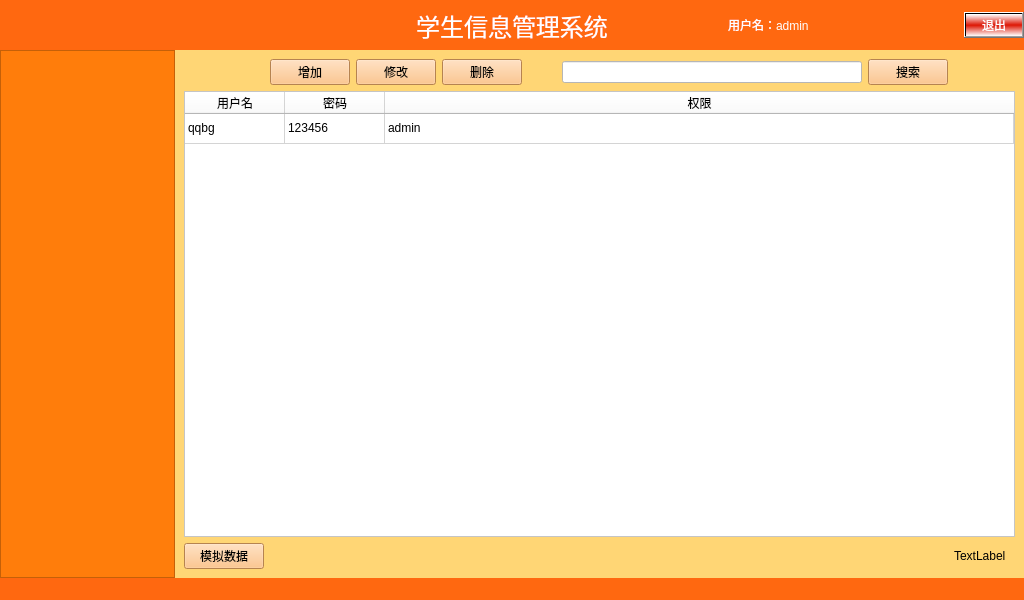
<?xml version="1.0" encoding="UTF-8"?>
<ui version="4.0">
 <class>MainWindow</class>
 <widget class="QMainWindow" name="MainWindow">
  <property name="geometry">
   <rect>
    <x>0</x>
    <y>0</y>
    <width>1024</width>
    <height>600</height>
   </rect>
  </property>
  <property name="windowTitle">
   <string>学生管理系统</string>
  </property>
  <property name="toolTip">
   <string>学生管理系统</string>
  </property>
  <property name="styleSheet">
   <string notr="true">background-color: rgb(255, 104, 16);</string>
  </property>
  <widget class="QWidget" name="centralwidget">
   <property name="styleSheet">
    <string notr="true">background-color: rgb(1, 145, 255);</string>
   </property>
   <layout class="QGridLayout" name="gridLayout_3">
    <property name="leftMargin">
     <number>0</number>
    </property>
    <property name="topMargin">
     <number>0</number>
    </property>
    <property name="rightMargin">
     <number>0</number>
    </property>
    <property name="bottomMargin">
     <number>0</number>
    </property>
    <property name="spacing">
     <number>0</number>
    </property>
    <item row="1" column="0">
     <widget class="QTreeWidget" name="treeWidget">
      <property name="sizePolicy">
       <sizepolicy hsizetype="Expanding" vsizetype="Expanding">
        <horstretch>2</horstretch>
        <verstretch>0</verstretch>
       </sizepolicy>
      </property>
      <property name="minimumSize">
       <size>
        <width>175</width>
        <height>0</height>
       </size>
      </property>
      <property name="maximumSize">
       <size>
        <width>175</width>
        <height>16777215</height>
       </size>
      </property>
      <property name="font">
       <font>
        <family>宋体</family>
        <pointsize>12</pointsize>
       </font>
      </property>
      <property name="styleSheet">
       <string notr="true">color: rgb(255, 255, 255);
background-color: rgb(255, 125, 11);
</string>
      </property>
      <property name="headerHidden">
       <bool>true</bool>
      </property>
      <column>
       <property name="text">
        <string notr="true">1</string>
       </property>
      </column>
     </widget>
    </item>
    <item row="0" column="0" colspan="2">
     <widget class="QWidget" name="bg_title" native="true">
      <property name="minimumSize">
       <size>
        <width>0</width>
        <height>50</height>
       </size>
      </property>
      <property name="maximumSize">
       <size>
        <width>16777215</width>
        <height>50</height>
       </size>
      </property>
      <property name="styleSheet">
       <string notr="true">background-color: rgb(255, 104, 16);
</string>
      </property>
      <layout class="QGridLayout" name="gridLayout_2" columnstretch="1,1,1">
       <property name="leftMargin">
        <number>0</number>
       </property>
       <property name="topMargin">
        <number>0</number>
       </property>
       <property name="rightMargin">
        <number>0</number>
       </property>
       <property name="bottomMargin">
        <number>0</number>
       </property>
       <property name="spacing">
        <number>0</number>
       </property>
       <item row="0" column="0">
        <spacer name="horizontalSpacer">
         <property name="orientation">
          <enum>Qt::Horizontal</enum>
         </property>
         <property name="sizeHint" stdset="0">
          <size>
           <width>253</width>
           <height>20</height>
          </size>
         </property>
        </spacer>
       </item>
       <item row="0" column="1">
        <widget class="QLabel" name="label">
         <property name="font">
          <font>
           <pointsize>18</pointsize>
          </font>
         </property>
         <property name="styleSheet">
          <string notr="true">color: rgb(255, 255, 255);</string>
         </property>
         <property name="text">
          <string>学生信息管理系统</string>
         </property>
         <property name="alignment">
          <set>Qt::AlignCenter</set>
         </property>
        </widget>
       </item>
       <item row="0" column="2">
        <widget class="QWidget" name="widget_2" native="true">
         <property name="maximumSize">
          <size>
           <width>16777215</width>
           <height>16777215</height>
          </size>
         </property>
         <layout class="QGridLayout" name="gridLayout">
          <property name="leftMargin">
           <number>0</number>
          </property>
          <property name="topMargin">
           <number>0</number>
          </property>
          <property name="rightMargin">
           <number>0</number>
          </property>
          <property name="bottomMargin">
           <number>0</number>
          </property>
          <property name="spacing">
           <number>0</number>
          </property>
          <item row="0" column="0">
           <widget class="QLabel" name="label_2">
            <property name="minimumSize">
             <size>
              <width>40</width>
              <height>40</height>
             </size>
            </property>
            <property name="maximumSize">
             <size>
              <width>45</width>
              <height>45</height>
             </size>
            </property>
            <property name="styleSheet">
             <string notr="true"/>
            </property>
            <property name="text">
             <string/>
            </property>
           </widget>
          </item>
          <item row="0" column="1">
           <widget class="QLabel" name="lb_username">
            <property name="styleSheet">
             <string notr="true">color: rgb(255, 255, 255);</string>
            </property>
            <property name="text">
             <string>用户名：admin</string>
            </property>
           </widget>
          </item>
          <item row="0" column="2">
           <widget class="QPushButton" name="btn_exit">
            <property name="maximumSize">
             <size>
              <width>60</width>
              <height>16777215</height>
             </size>
            </property>
            <property name="styleSheet">
             <string notr="true">background-color: qlineargradient(spread:reflect, x1:0.500318, y1:0.505909, x2:0.506, y2:1, stop:0 rgba(221, 23, 5, 255), stop:1 rgba(255, 255, 255, 255));
color: rgb(255, 255, 255);</string>
            </property>
            <property name="text">
             <string>退出</string>
            </property>
           </widget>
          </item>
         </layout>
        </widget>
       </item>
      </layout>
     </widget>
    </item>
    <item row="1" column="1">
     <widget class="QStackedWidget" name="stackedWidget">
      <property name="styleSheet">
       <string notr="true">
background-color: rgb(255, 214, 117);</string>
      </property>
      <property name="currentIndex">
       <number>1</number>
      </property>
      <widget class="QWidget" name="page">
       <layout class="QGridLayout" name="gridLayout_4">
        <item row="1" column="0" colspan="14">
         <widget class="QTableWidget" name="tableWidget">
          <property name="styleSheet">
           <string notr="true">background-color: rgb(255, 255, 255);</string>
          </property>
          <attribute name="horizontalHeaderShowSortIndicator" stdset="0">
           <bool>false</bool>
          </attribute>
          <attribute name="horizontalHeaderStretchLastSection">
           <bool>true</bool>
          </attribute>
          <attribute name="verticalHeaderVisible">
           <bool>false</bool>
          </attribute>
          <row/>
          <column>
           <property name="text">
            <string>id</string>
           </property>
          </column>
          <column>
           <property name="text">
            <string>姓名</string>
           </property>
          </column>
          <column>
           <property name="text">
            <string>年龄</string>
           </property>
          </column>
          <column>
           <property name="text">
            <string>年级</string>
           </property>
          </column>
          <column>
           <property name="text">
            <string>班级</string>
           </property>
          </column>
          <column>
           <property name="text">
            <string>学号</string>
           </property>
          </column>
          <column>
           <property name="text">
            <string>手机号</string>
           </property>
          </column>
          <column>
           <property name="text">
            <string>微信</string>
           </property>
          </column>
          <item row="0" column="0">
           <property name="text">
            <string>1</string>
           </property>
          </item>
          <item row="0" column="1">
           <property name="text">
            <string>千奇百怪</string>
           </property>
          </item>
          <item row="0" column="2">
           <property name="text">
            <string>18</string>
           </property>
          </item>
          <item row="0" column="3">
           <property name="text">
            <string>6</string>
           </property>
          </item>
          <item row="0" column="4">
           <property name="text">
            <string>5</string>
           </property>
          </item>
          <item row="0" column="5">
           <property name="text">
            <string>123456</string>
           </property>
          </item>
          <item row="0" column="6">
           <property name="text">
            <string>12345678900</string>
           </property>
          </item>
          <item row="0" column="7">
           <property name="text">
            <string>wechat</string>
           </property>
          </item>
         </widget>
        </item>
        <item row="2" column="0">
         <widget class="QPushButton" name="btn_simulation">
          <property name="styleSheet">
           <string notr="true">background-color: rgb(255, 184, 112);</string>
          </property>
          <property name="text">
           <string>模拟数据</string>
          </property>
         </widget>
        </item>
        <item row="2" column="1">
         <widget class="QPushButton" name="btn_clear">
          <property name="styleSheet">
           <string notr="true">background-color: rgb(255, 184, 112);</string>
          </property>
          <property name="text">
           <string>清空</string>
          </property>
         </widget>
        </item>
        <item row="2" column="12">
         <widget class="QLabel" name="lb_cnt">
          <property name="text">
           <string>TextLabel</string>
          </property>
         </widget>
        </item>
        <item row="0" column="10">
         <widget class="QLineEdit" name="le_search">
          <property name="minimumSize">
           <size>
            <width>250</width>
            <height>0</height>
           </size>
          </property>
          <property name="maximumSize">
           <size>
            <width>300</width>
            <height>16777215</height>
           </size>
          </property>
          <property name="styleSheet">
           <string notr="true">background-color: rgb(255, 255, 255);</string>
          </property>
         </widget>
        </item>
        <item row="0" column="11">
         <widget class="QPushButton" name="btn_search">
          <property name="styleSheet">
           <string notr="true">background-color: rgb(255, 184, 112);</string>
          </property>
          <property name="text">
           <string>搜索</string>
          </property>
         </widget>
        </item>
        <item row="0" column="3">
         <widget class="QPushButton" name="btn_del">
          <property name="styleSheet">
           <string notr="true">background-color: rgb(255, 184, 112);</string>
          </property>
          <property name="text">
           <string>删除</string>
          </property>
         </widget>
        </item>
        <item row="0" column="2">
         <widget class="QPushButton" name="btn_update">
          <property name="styleSheet">
           <string notr="true">background-color: rgb(255, 184, 112);</string>
          </property>
          <property name="text">
           <string>修改</string>
          </property>
         </widget>
        </item>
        <item row="0" column="1">
         <widget class="QPushButton" name="btn_add">
          <property name="styleSheet">
           <string notr="true">background-color: rgb(255, 184, 112);</string>
          </property>
          <property name="text">
           <string>增加</string>
          </property>
         </widget>
        </item>
       </layout>
      </widget>
      <widget class="QWidget" name="page_2">
       <layout class="QGridLayout" name="gridLayout_5">
        <item row="2" column="0">
         <widget class="QPushButton" name="btn_simulation2">
          <property name="styleSheet">
           <string notr="true">background-color: rgb(255, 184, 112);</string>
          </property>
          <property name="text">
           <string>模拟数据</string>
          </property>
         </widget>
        </item>
        <item row="1" column="0" colspan="12">
         <widget class="QTableWidget" name="tableWidget_2">
          <property name="styleSheet">
           <string notr="true">background-color: rgb(255, 255, 255);</string>
          </property>
          <attribute name="horizontalHeaderStretchLastSection">
           <bool>true</bool>
          </attribute>
          <attribute name="verticalHeaderVisible">
           <bool>false</bool>
          </attribute>
          <row>
           <property name="text">
            <string>新建行</string>
           </property>
          </row>
          <column>
           <property name="text">
            <string>用户名</string>
           </property>
          </column>
          <column>
           <property name="text">
            <string>密码</string>
           </property>
          </column>
          <column>
           <property name="text">
            <string>权限</string>
           </property>
          </column>
          <item row="0" column="0">
           <property name="text">
            <string>qqbg</string>
           </property>
          </item>
          <item row="0" column="1">
           <property name="text">
            <string>123456</string>
           </property>
          </item>
          <item row="0" column="2">
           <property name="text">
            <string>admin</string>
           </property>
          </item>
         </widget>
        </item>
        <item row="0" column="8">
         <widget class="QLineEdit" name="le_search2">
          <property name="minimumSize">
           <size>
            <width>250</width>
            <height>0</height>
           </size>
          </property>
          <property name="maximumSize">
           <size>
            <width>300</width>
            <height>16777215</height>
           </size>
          </property>
          <property name="styleSheet">
           <string notr="true">background-color: rgb(255, 255, 255);</string>
          </property>
         </widget>
        </item>
        <item row="0" column="9">
         <widget class="QPushButton" name="btn_search2">
          <property name="styleSheet">
           <string notr="true">background-color: rgb(255, 184, 112);</string>
          </property>
          <property name="text">
           <string>搜索</string>
          </property>
         </widget>
        </item>
        <item row="2" column="10">
         <widget class="QLabel" name="lb_cnt2">
          <property name="text">
           <string>TextLabel</string>
          </property>
         </widget>
        </item>
        <item row="0" column="3">
         <widget class="QPushButton" name="btn_del2">
          <property name="styleSheet">
           <string notr="true">background-color: rgb(255, 184, 112);</string>
          </property>
          <property name="text">
           <string>删除</string>
          </property>
         </widget>
        </item>
        <item row="0" column="2">
         <widget class="QPushButton" name="btn_update2">
          <property name="styleSheet">
           <string notr="true">background-color: rgb(255, 184, 112);</string>
          </property>
          <property name="text">
           <string>修改</string>
          </property>
         </widget>
        </item>
        <item row="0" column="1">
         <widget class="QPushButton" name="btn_add2">
          <property name="styleSheet">
           <string notr="true">background-color: rgb(255, 184, 112);</string>
          </property>
          <property name="text">
           <string>增加</string>
          </property>
         </widget>
        </item>
       </layout>
      </widget>
     </widget>
    </item>
   </layout>
  </widget>
  <widget class="QMenuBar" name="menubar">
   <property name="geometry">
    <rect>
     <x>0</x>
     <y>0</y>
     <width>1024</width>
     <height>17</height>
    </rect>
   </property>
  </widget>
  <widget class="QStatusBar" name="statusbar"/>
 </widget>
 <resources/>
 <connections/>
</ui>
